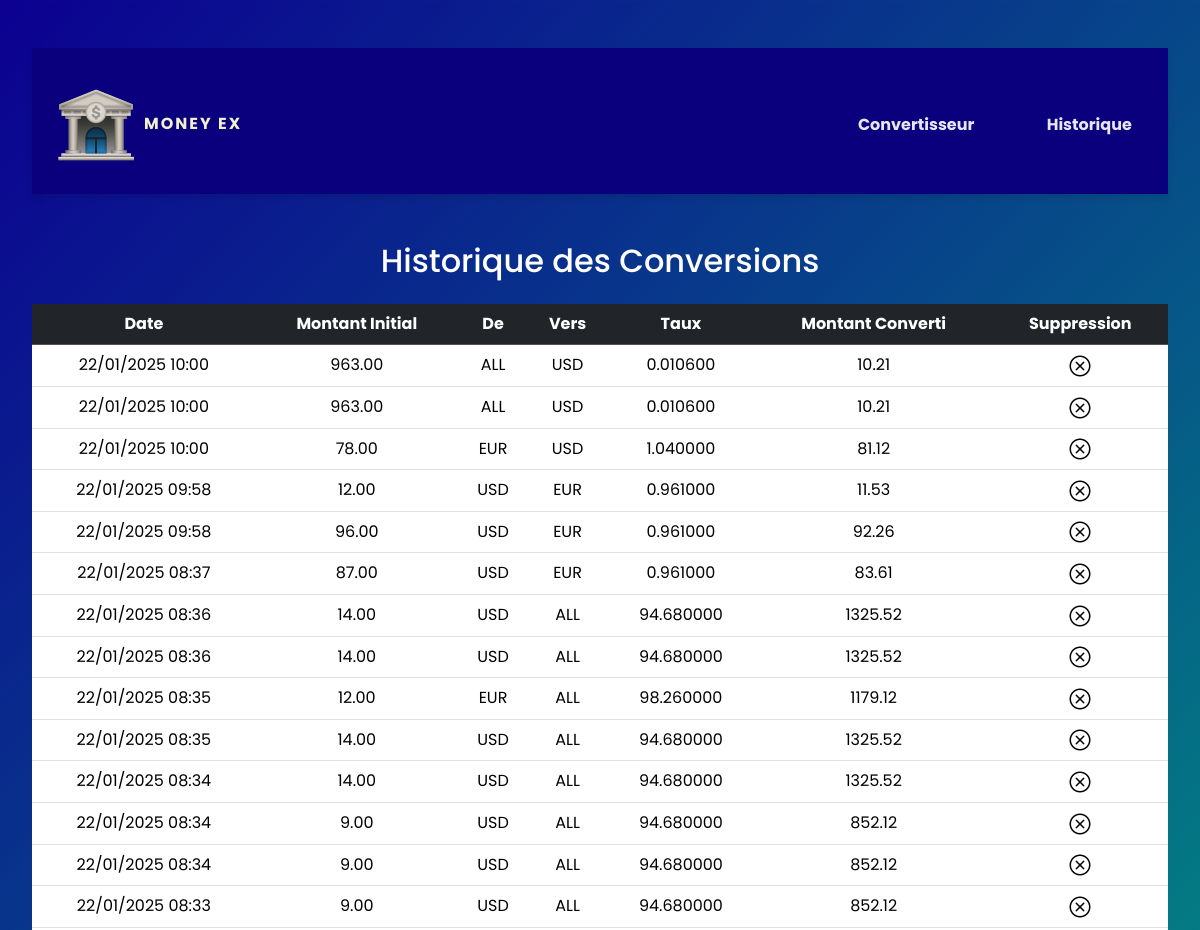
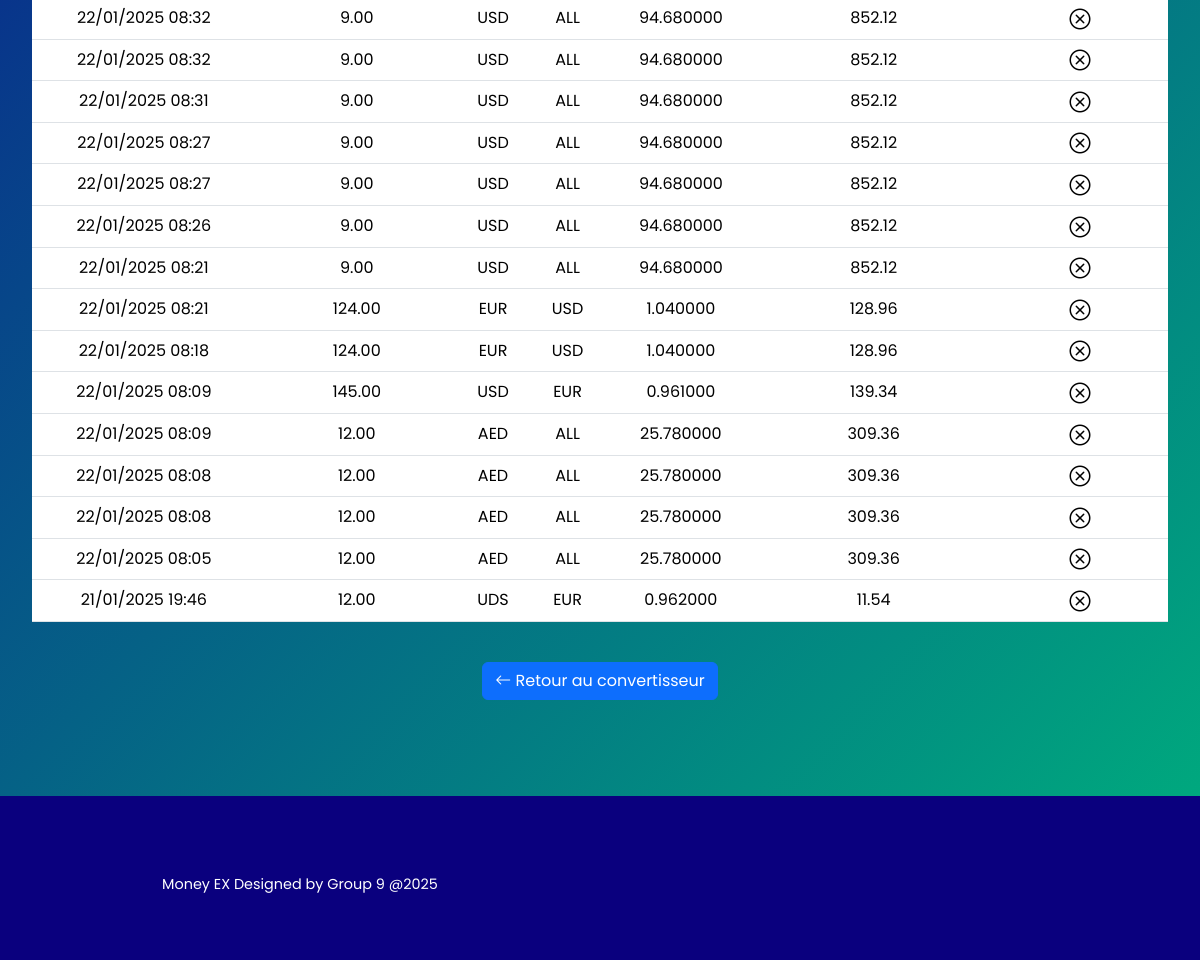
Page /historique/ on the earlier database version (2 pictures, top to bottom).
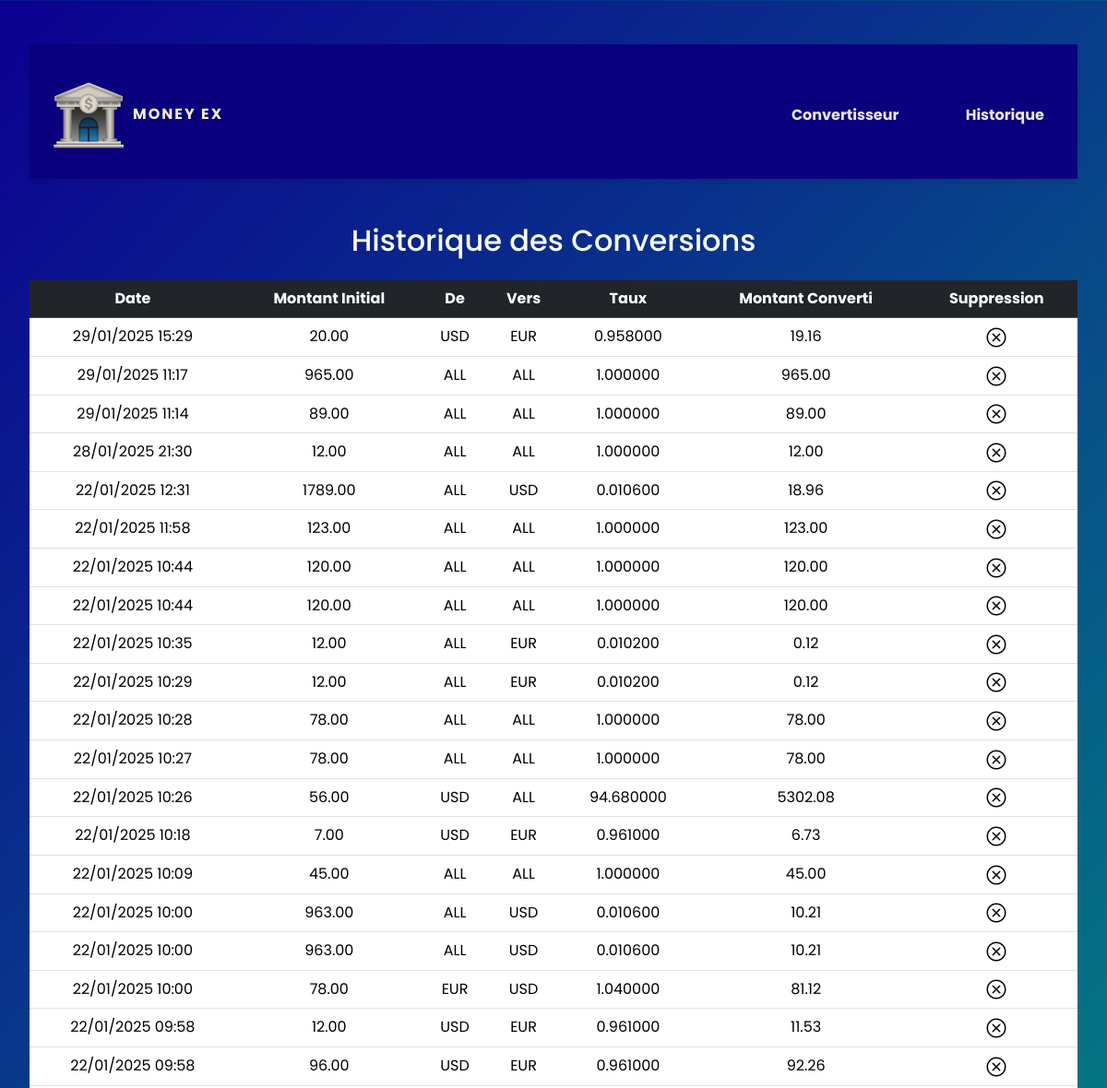
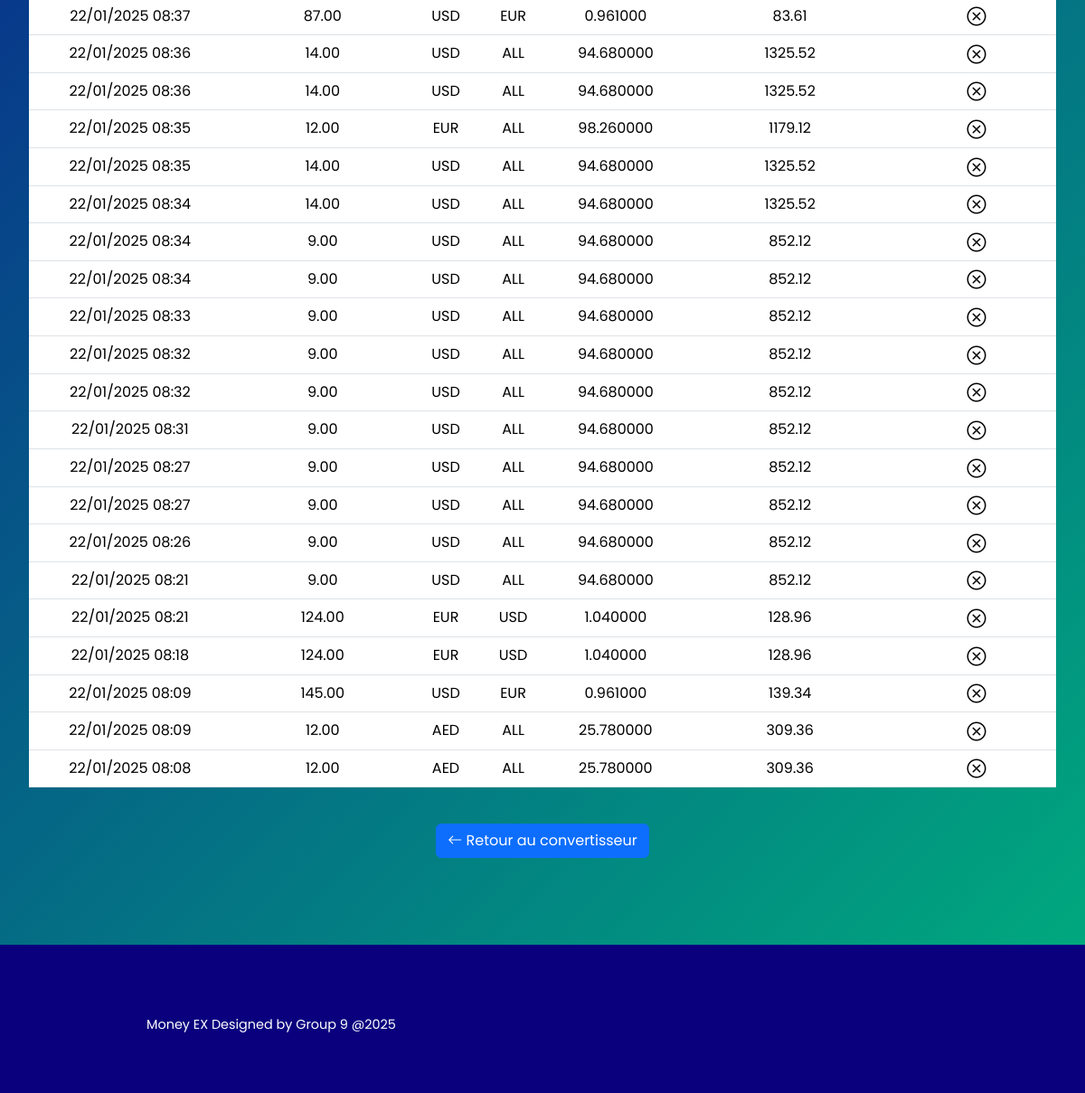
Same page on the later database version (2 pictures, top to bottom).
### money_ex/models.py (models this page shows, shortened)
class CurrencyConversion(models.Model):
    amount = models.DecimalField(max_digits=20, decimal_places=2)
    from_currency = models.CharField(max_length=3)
    to_currency = models.CharField(max_length=3)
    conversion_rate = models.DecimalField(max_digits=20, decimal_places=6)
    converted_amount = models.DecimalField(max_digits=20, decimal_places=2)
    timestamp = models.DateTimeField(auto_now_add=True)
    date = models.DateField(auto_now_add=True)
    class Meta:
        ordering = ['-timestamp']

### money_ex/views.py (the view)
# urls.py: path('historique/', views.historique, name='historique'),
def historique(request):
    conversions = CurrencyConversion.objects.all()
    return render(request, 'historique.html', {'conversions': conversions})

### money_ex/templates/historique.html
{% extends "layouts/historiqueLayout.html" %}
{% block content %}
{% load static %}
<div class="container py-5">
    <h2 class="text-center mb-4">Historique des Conversions</h2>
    <div class="table-responsive">
        <table class="table table-hover">
            <thead class="table-dark">
                <tr>
                    <th>Date</th>
                    <th>Montant Initial</th>
                    <th>De</th>
                    <th>Vers</th>
                    <th>Taux</th>
                    <th>Montant Converti</th>
                    <th>Suppression</th>
                </tr>
            </thead>
            <tbody>
                {% for conversion in conversions %}
                <tr>
                    <td>{{ conversion.timestamp|date:"d/m/Y H:i" }}</td>
                    <td>{{ conversion.amount }}</td>
                    <td>{{ conversion.from_currency }}</td>
                    <td>{{ conversion.to_currency }}</td>
                    <td>{{ conversion.conversion_rate }}</td>
                    <td>{{ conversion.converted_amount }}</td>
                    <td>
                        <a href="{% url 'supprimer_conversion' conversion.id %}">
                            <img src="{% static 'image/bouton-supprimer.png' %}" alt="Supprimer">
                        </a>
                    </td>
                </tr>
                {% empty %}
                <tr>
                    <td colspan="6" class="text-center">Aucune conversion enregistrée</td>
                </tr>
                {% endfor %}
            </tbody>
        </table>
    </div>
    <div class="text-center mt-4">
        <a href="{% url 'index' %}" class="btn btn-primary">
            <i class="bi bi-arrow-left"></i> Retour au convertisseur
        </a>
    </div>
</div>
{% endblock %}

### money_ex/templates/layouts/historiqueLayout.html (shortened to what this page needs)
<!DOCTYPE html>
<html lang="en">
<head>
    <link rel="stylesheet" href="https://cdnjs.cloudflare.com/ajax/libs/font-awesome/6.3.0/css/all.min.css" />
    <link href="https://cdn.jsdelivr.net/npm/bootstrap@5.3.3/dist/css/bootstrap.min.css" rel="stylesheet">
    <link rel="stylesheet" href="https://cdn.jsdelivr.net/npm/bootstrap-icons@1.3.0/font/bootstrap-icons.css">
    <link rel="stylesheet" href="aks.css">
    {% load static %}
    <link rel="stylesheet" href="{% static 'css/style.css' %}">
    <link rel="stylesheet" href="{% static 'css/yeo.css' %}">
</head>
<body>
    <div class="yeo-slogan">
        <div class="container yeo-header">
            <div class="columns">
                <div class="column col-12">
                    <header class="navbar">
                        <section class="navbar-section">
                            <a class="navbar-brand logo" href="#">
                                <img src="{% static 'image/icons8-bank-96.png' %}" alt="Logo"><span style="color: #f0f0cd; ; font-weight: bold;">Money EX</span>
                            </a>
                        </section>
                        <section class="navbar-section hide-sm">
                            <a class="btn btn-link" href="/">Convertisseur</a>
                            <a class="btn btn-link" href="/historique">Historique</a>
                        </section>
                    </header>
                </div>
            </div>
        </div>
    {% block content %}
    {% endblock %}
</body>
<div class="yeo-footer">
  <div class="container">
      <div class="columns">
          <div class="column col col-sm-6">
              <p style="text-align: center;margin-top: 30px;">Money EX Designed by Group 9 @2025</p>
          </div>
      </div>
  </div>
</div>
</html>

### money_ex/static/css/aks.css (style rules this page uses)
body { background: #000000; font-family: "Poppins", sans-serif; color: #2e2e2e; font-weight: 400; }
.container { max-width: 1280px; padding-left: 1rem; padding-right: 1rem; }
.container .columns { margin-left: -1rem; margin-right: -1rem; }
.container .column { padding-left: 1rem; padding-right: 1rem; }
.navbar .navbar-brand.logo { font-size: 1rem; font-weight: 400; text-transform: uppercase; font-family: "Poppins", sans-serif; letter-spacing: 2px; }
.yeo-slogan { background: #0a007e center; background-size: auto; padding-bottom: 3rem; background-image: -webkit-linear-gradient(44deg, #0c0091 0%, #00a87e 100%); background-image: -o-linear-gradient(44deg, #0c0091 0%, #00a87e 100%); background-image: linear-gradient(134deg, #0c0091 0%, #00a87e 100%); }
.yeo-header { background: transparent; }
.yeo-header a { color: #fff; }
.yeo-header .navbar { max-width: 1280px; margin: 0 auto; padding: 1.5rem 0 1rem 0; }
.yeo-header .navbar-section .btn.btn-link { color: #fff; padding: 0.25rem 1.2rem; opacity: 0.9; }
.yeo-footer { background: #0a007e; color: #fff; padding: 3rem 0; }
.yeo-footer { padding: 2rem 0; }

### money_ex/static/css/style.css (style rules this page uses)
.navbar { display: flex; justify-content: space-between; align-items: center; background: #0a007e; padding: 1rem 2rem; box-shadow: 0 4px 6px rgba(0, 0, 0, 0.1); }
.navbar-section { display: flex; align-items: center; }
.navbar a { color: #f0f0cd; text-decoration: none; font-weight: bold; margin: 0 1rem; transition: color 0.3s ease-in-out; }
.yeo-slogan { background: linear-gradient(134deg, #0c0091 0%, #00a87e 100%); padding: 3rem 1rem; text-align: center; color: white; }
.yeo-footer { background: #0a007e; color: white; text-align: center; padding: 2rem 0; font-size: 0.9rem; }

### money_ex/static/css/yeo.css (style rules this page uses)
body { background: #fff; font-family: "Poppins", sans-serif; color: #2e2e2e; font-weight: 400; }
.container { max-width: 1280px; padding-left: 1rem; padding-right: 1rem; }
.container .columns { margin-left: -1rem; margin-right: -1rem; }
.container .column { padding-left: 1rem; padding-right: 1rem; }
.navbar .navbar-brand.logo { font-size: 1rem; font-weight: 400; text-transform: uppercase; font-family: "Poppins", sans-serif; letter-spacing: 2px; }
.yeo-slogan { background: #0a007e center; background-size: auto; padding-bottom: 3rem; background-image: -webkit-linear-gradient(44deg, #0c0091 0%, #00a87e 100%); background-image: -o-linear-gradient(44deg, #0c0091 0%, #00a87e 100%); background-image: linear-gradient(134deg, #0c0091 0%, #00a87e 100%); }
.yeo-header { background: transparent; }
.yeo-header a { color: #fff; }
.yeo-header .navbar { max-width: 1280px; margin: 0 auto; padding: 1.5rem 0 1rem 0; }
.yeo-header .navbar-section .btn.btn-link { color: #fff; padding: 0.25rem 1.2rem; opacity: 0.9; }
.yeo-footer { background: #0a007e; color: #fff; padding: 3rem 0; }

Differences in the rows shown:
removed CurrencyConversion: timestamp "22/01/2025 08:08", amount "12.00", from_currency "AED", to_currency "ALL", conversion_rate "25.780000", converted_amount "309.36"
removed CurrencyConversion: timestamp "22/01/2025 08:05", amount "12.00", from_currency "AED", to_currency "ALL", conversion_rate "25.780000", converted_amount "309.36"
removed CurrencyConversion: timestamp "21/01/2025 19:46", amount "12.00", from_currency "UDS", to_currency "EUR", conversion_rate "0.962000", converted_amount "11.54"
added CurrencyConversion: timestamp "29/01/2025 15:29", amount "20.00", from_currency "USD", to_currency "EUR", conversion_rate "0.958000", converted_amount "19.16"
added CurrencyConversion: timestamp "29/01/2025 11:17", amount "965.00", from_currency "ALL", to_currency "ALL", conversion_rate "1.000000", converted_amount "965.00"
added CurrencyConversion: timestamp "29/01/2025 11:14", amount "89.00", from_currency "ALL", to_currency "ALL", conversion_rate "1.000000", converted_amount "89.00"
added CurrencyConversion: timestamp "28/01/2025 21:30", amount "12.00", from_currency "ALL", to_currency "ALL", conversion_rate "1.000000", converted_amount "12.00"
added CurrencyConversion: timestamp "22/01/2025 12:31", amount "1789.00", from_currency "ALL", to_currency "USD", conversion_rate "0.010600", converted_amount "18.96"
added CurrencyConversion: timestamp "22/01/2025 11:58", amount "123.00", from_currency "ALL", to_currency "ALL", conversion_rate "1.000000", converted_amount "123.00"
added CurrencyConversion: timestamp "22/01/2025 10:44", amount "120.00", from_currency "ALL", to_currency "ALL", conversion_rate "1.000000", converted_amount "120.00"
added CurrencyConversion: timestamp "22/01/2025 10:44", amount "120.00", from_currency "ALL", to_currency "ALL", conversion_rate "1.000000", converted_amount "120.00"
added CurrencyConversion: timestamp "22/01/2025 10:35", amount "12.00", from_currency "ALL", to_currency "EUR", conversion_rate "0.010200", converted_amount "0.12"
added CurrencyConversion: timestamp "22/01/2025 10:29", amount "12.00", from_currency "ALL", to_currency "EUR", conversion_rate "0.010200", converted_amount "0.12"
added CurrencyConversion: timestamp "22/01/2025 10:28", amount "78.00", from_currency "ALL", to_currency "ALL", conversion_rate "1.000000", converted_amount "78.00"
added CurrencyConversion: timestamp "22/01/2025 10:27", amount "78.00", from_currency "ALL", to_currency "ALL", conversion_rate "1.000000", converted_amount "78.00"
added CurrencyConversion: timestamp "22/01/2025 10:26", amount "56.00", from_currency "USD", to_currency "ALL", conversion_rate "94.680000", converted_amount "5302.08"
added CurrencyConversion: timestamp "22/01/2025 10:18", amount "7.00", from_currency "USD", to_currency "EUR", conversion_rate "0.961000", converted_amount "6.73"
added CurrencyConversion: timestamp "22/01/2025 10:09", amount "45.00", from_currency "ALL", to_currency "ALL", conversion_rate "1.000000", converted_amount "45.00"
